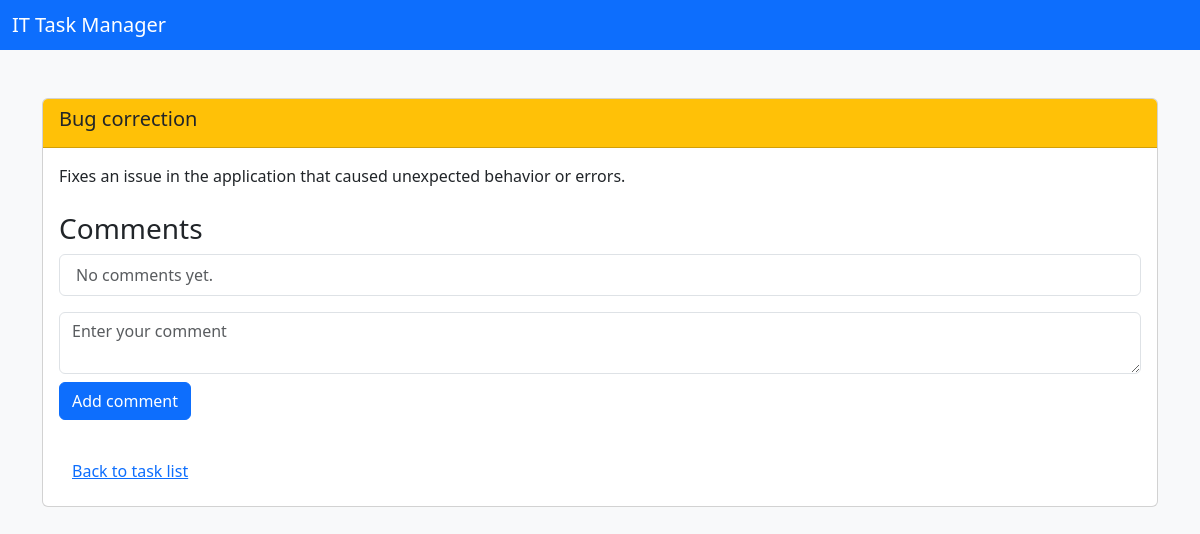
/tasks/2/ (signed in), run on the app's committed database.
### catalog/models.py (models this page shows, shortened)
class Task(models.Model):
    PRIORITY_CHOICES = [
        ('urgent', 'Urgent'),
        ('high', 'High'),
        ('normal', 'Normal'),
        ('low', 'Low'),
    ]
    name = models.CharField(max_length=200)
    description = models.TextField()
    deadline = models.DateField()
    is_completed = models.BooleanField(default=False)
    priority = models.CharField(
        max_length=10,
        choices=PRIORITY_CHOICES,
        default='normal',
    )
    task_type = models.ForeignKey(
        TaskType,
        on_delete=models.SET_NULL,
        related_name='tasks',
        null=True,
        blank=True,
    )
    assignees = models.ManyToManyField(
        Worker,
        related_name='tasks',
        blank=True,
    )
    class Meta:
        ordering = ['deadline', 'priority']
        verbose_name = 'Task'
        verbose_name_plural = 'Tasks'

### catalog/views.py (the view, shortened to what this page needs)
# urls.py: path("tasks/<int:pk>/", TaskDetailView.as_view(), name="task_detail"),
class TaskDetailView(LoginRequiredMixin, DetailView):
    model = Task
    template_name = "task_detail.html"
    context_object_name = "task"
    def get_context_data(self, **kwargs):
        context = super().get_context_data(**kwargs)
        task = self.get_object()
        comments = task.comments.select_related("author").order_by("-created")
        context["comments"] = comments
        if self.request.method == "POST":
            form = TaskCommentForm(self.request.POST)
            if form.is_valid():
                comment = form.save(commit=False)
                comment.task = task
                comment.author = self.request.user
                comment.save()
                return redirect("task_detail", pk=task.pk)
        else:
            form = TaskCommentForm()
        context["form"] = form
        return context

### catalog/forms.py
class TaskCommentForm(forms.ModelForm):
    class Meta:
        model = TaskComment
        fields = ['text']
        widgets = {
            'text': forms.Textarea(
                attrs={
                    'rows': 2,
                    'class': 'form-control',
                    'placeholder': 'Enter your comment'
                }
            ),
        }

### templates/task_detail.html (shortened to what this page needs)
<!DOCTYPE html>
<html lang="en">
<head>
    <link href="https://cdn.jsdelivr.net/npm/bootstrap@5.3.0/dist/css/bootstrap.min.css" rel="stylesheet">
</head>
<body class="bg-light">
    <nav class="navbar navbar-dark bg-primary mb-4">
        <div class="container-fluid">
            <span class="navbar-brand mb-0 h1">IT Task Manager</span>
        </div>
    </nav>
    <div class="container my-5">
        <div class="card">
            <div class="card-header bg-warning text-dark">
                <h1 class="h5">{{ task.name }}</h1>
            </div>
            <div class="card-body">
                <p>{{ task.description }}</p>
                <h3 class="mt-4">Comments</h3>
                <ul class="list-group mb-3">
                    {% for comment in comments %}
                        <li class="list-group-item">
                            <b>{{ comment.author }}</b>
                            [{{ comment.created|date:"Y-m-d H:i" }}]:
                            {{ comment.text }}
                        </li>
                    {% empty %}
                        <li class="list-group-item text-muted">
                            No comments yet.
                        </li>
                    {% endfor %}
                </ul>
                <form method="post" class="mb-3">
                    {{ form.text }}
                    <button type="submit" class="btn btn-primary mt-2">
                        Add comment
                    </button>
                </form>
                <a href="{% url 'tasks' %}" class="btn btn-link mt-3">
                    Back to task list
                </a>
            </div>
        </div>
    </div>
</body>
</html>

### data on the page
Task: name "Bug correction", description "Fixes an issue in the application that caused unexpected behavior or errors."
